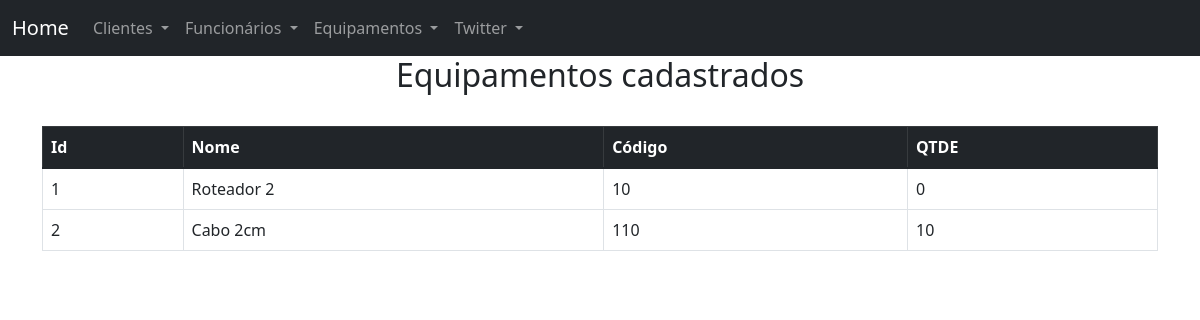
The page /consultaequipamentos on the database its author committed.
### main.py (models this page shows, shortened)
class Equipamentos(db.Model):
    id_equipamento = db.Column(db.Integer, primary_key=True)
    name = db.Column(db.String(45), nullable=False)
    codigo = db.Column(db.Integer, nullable=False, unique=True)
    qtde = db.Column(db.Integer, nullable=False)

### main.py (the view)
@app.route('/consultaequipamentos')
def consulta_equipamentos():
    equipamentos = Equipamentos.query.all()
    return render_template('consultaequipamentos.html', equipamentos=equipamentos)

### templates/consultaequipamentos.html
{% extends "base.html" %}
{% block conteudo %}
<h2 style="text-align: center;">Equipamentos cadastrados</h2>
<br>
<table class="table table-bordered table-hover">
    <thead class="table-dark">
        <tr>
          <th scope="col">Id</th>
          <th scope="col">Nome</th>
          <th scope="col">Código</th>
          <th scope="col">QTDE</th>
        </tr>
    </thead>
    <tbody>
        {% for equipamentos in equipamentos %}
        <tr>
            <td>{{ equipamentos.id_equipamento }}</td>
            <td>{{ equipamentos.name }}</td>
            <td>{{ equipamentos.codigo }}</td>
            <td>{{ equipamentos.qtde }}</td>
        </tr>
        {% endfor %}
    </tbody>
</table>
{% endblock conteudo %}

### rows shown on the page
Equipamentos: id_equipamento "1", name "Roteador 2", codigo "10", qtde "0"
Equipamentos: id_equipamento "2", name "Cabo 2cm", codigo "110", qtde "10"
